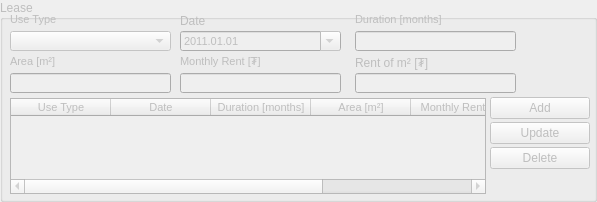
    <widget class="QGroupBox" name="i_lease_gbox">
     <property name="enabled">
      <bool>false</bool>
     </property>
     <property name="geometry">
      <rect>
       <x>233</x>
       <y>157</y>
       <width>597</width>
       <height>202</height>
      </rect>
     </property>
     <property name="title">
      <string>Lease</string>
     </property>
     <widget class="QLabel" name="label_77">
      <property name="geometry">
       <rect>
        <x>180</x>
        <y>11</y>
        <width>156</width>
        <height>20</height>
       </rect>
      </property>
      <property name="minimumSize">
       <size>
        <width>0</width>
        <height>20</height>
       </size>
      </property>
      <property name="maximumSize">
       <size>
        <width>16777215</width>
        <height>20</height>
       </size>
      </property>
      <property name="text">
       <string>Date</string>
      </property>
     </widget>
     <widget class="QDateEdit" name="i_lease_dateEdit">
      <property name="geometry">
       <rect>
        <x>180</x>
        <y>31</y>
        <width>161</width>
        <height>20</height>
       </rect>
      </property>
      <property name="minimumSize">
       <size>
        <width>0</width>
        <height>20</height>
       </size>
      </property>
      <property name="maximumSize">
       <size>
        <width>16777215</width>
        <height>20</height>
       </size>
      </property>
      <property name="font">
       <font>
        <pointsize>8</pointsize>
       </font>
      </property>
      <property name="dateTime">
       <datetime>
        <hour>0</hour>
        <minute>0</minute>
        <second>0</second>
        <year>2011</year>
        <month>1</month>
        <day>1</day>
       </datetime>
      </property>
      <property name="displayFormat">
       <string>yyyy.MM.dd</string>
      </property>
      <property name="calendarPopup">
       <bool>true</bool>
      </property>
     </widget>
     <widget class="QPushButton" name="i_lease_add_button">
      <property name="geometry">
       <rect>
        <x>490</x>
        <y>97</y>
        <width>100</width>
        <height>22</height>
       </rect>
      </property>
      <property name="sizePolicy">
       <sizepolicy hsizetype="Fixed" vsizetype="Fixed">
        <horstretch>0</horstretch>
        <verstretch>0</verstretch>
       </sizepolicy>
      </property>
      <property name="minimumSize">
       <size>
        <width>0</width>
        <height>22</height>
       </size>
      </property>
      <property name="maximumSize">
       <size>
        <width>100</width>
        <height>22</height>
       </size>
      </property>
      <property name="text">
       <string>Add</string>
      </property>
     </widget>
     <widget class="QPushButton" name="i_lease_update_button">
      <property name="geometry">
       <rect>
        <x>490</x>
        <y>122</y>
        <width>100</width>
        <height>22</height>
       </rect>
      </property>
      <property name="sizePolicy">
       <sizepolicy hsizetype="Fixed" vsizetype="Fixed">
        <horstretch>0</horstretch>
        <verstretch>0</verstretch>
       </sizepolicy>
      </property>
      <property name="minimumSize">
       <size>
        <width>0</width>
        <height>22</height>
       </size>
      </property>
      <property name="maximumSize">
       <size>
        <width>100</width>
        <height>22</height>
       </size>
      </property>
      <property name="text">
       <string>Update</string>
      </property>
     </widget>
     <widget class="QPushButton" name="i_lease_delete_button">
      <property name="geometry">
       <rect>
        <x>490</x>
        <y>147</y>
        <width>100</width>
        <height>22</height>
       </rect>
      </property>
      <property name="minimumSize">
       <size>
        <width>0</width>
        <height>22</height>
       </size>
      </property>
      <property name="maximumSize">
       <size>
        <width>100</width>
        <height>22</height>
       </size>
      </property>
      <property name="text">
       <string>Delete</string>
      </property>
     </widget>
     <widget class="QLabel" name="decisionDateLabel_8">
      <property name="geometry">
       <rect>
        <x>355</x>
        <y>6</y>
        <width>157</width>
        <height>20</height>
       </rect>
      </property>
      <property name="minimumSize">
       <size>
        <width>0</width>
        <height>20</height>
       </size>
      </property>
      <property name="maximumSize">
       <size>
        <width>16777215</width>
        <height>20</height>
       </size>
      </property>
      <property name="font">
       <font>
        <pointsize>8</pointsize>
       </font>
      </property>
      <property name="text">
       <string>Duration [months]</string>
      </property>
      <property name="alignment">
       <set>Qt::AlignBottom|Qt::AlignLeading|Qt::AlignLeft</set>
      </property>
     </widget>
     <widget class="QLineEdit" name="i_lease_duration_edit">
      <property name="geometry">
       <rect>
        <x>355</x>
        <y>31</y>
        <width>161</width>
        <height>20</height>
       </rect>
      </property>
      <property name="minimumSize">
       <size>
        <width>0</width>
        <height>20</height>
       </size>
      </property>
      <property name="maximumSize">
       <size>
        <width>16777215</width>
        <height>20</height>
       </size>
      </property>
      <property name="font">
       <font>
        <pointsize>8</pointsize>
       </font>
      </property>
     </widget>
     <widget class="QTableWidget" name="i_lease_twidget">
      <property name="geometry">
       <rect>
        <x>10</x>
        <y>98</y>
        <width>476</width>
        <height>96</height>
       </rect>
      </property>
      <property name="font">
       <font>
        <pointsize>8</pointsize>
       </font>
      </property>
      <column>
       <property name="text">
        <string>Use Type</string>
       </property>
      </column>
      <column>
       <property name="text">
        <string>Date</string>
       </property>
      </column>
      <column>
       <property name="text">
        <string>Duration [months]</string>
       </property>
      </column>
      <column>
       <property name="text">
        <string>Area [m²]</string>
       </property>
      </column>
      <column>
       <property name="text">
        <string>Monthly Rent [₮]</string>
       </property>
      </column>
      <column>
       <property name="text">
        <string>Rent of m² [₮]</string>
       </property>
      </column>
     </widget>
     <widget class="QLabel" name="applicationDateLabel_31">
      <property name="geometry">
       <rect>
        <x>10</x>
        <y>6</y>
        <width>175</width>
        <height>20</height>
       </rect>
      </property>
      <property name="minimumSize">
       <size>
        <width>0</width>
        <height>20</height>
       </size>
      </property>
      <property name="maximumSize">
       <size>
        <width>16777215</width>
        <height>20</height>
       </size>
      </property>
      <property name="font">
       <font>
        <pointsize>8</pointsize>
       </font>
      </property>
      <property name="text">
       <string>Use Type</string>
      </property>
      <property name="alignment">
       <set>Qt::AlignBottom|Qt::AlignLeading|Qt::AlignLeft</set>
      </property>
     </widget>
     <widget class="QLabel" name="decisionDateLabel_25">
      <property name="geometry">
       <rect>
        <x>180</x>
        <y>48</y>
        <width>157</width>
        <height>20</height>
       </rect>
      </property>
      <property name="minimumSize">
       <size>
        <width>0</width>
        <height>20</height>
       </size>
      </property>
      <property name="maximumSize">
       <size>
        <width>16777215</width>
        <height>20</height>
       </size>
      </property>
      <property name="font">
       <font>
        <pointsize>8</pointsize>
       </font>
      </property>
      <property name="text">
       <string>Monthly Rent [₮]</string>
      </property>
      <property name="alignment">
       <set>Qt::AlignBottom|Qt::AlignLeading|Qt::AlignLeft</set>
      </property>
     </widget>
     <widget class="QLabel" name="applicationDateLabel_32">
      <property name="geometry">
       <rect>
        <x>10</x>
        <y>48</y>
        <width>175</width>
        <height>20</height>
       </rect>
      </property>
      <property name="minimumSize">
       <size>
        <width>0</width>
        <height>20</height>
       </size>
      </property>
      <property name="maximumSize">
       <size>
        <width>16777215</width>
        <height>20</height>
       </size>
      </property>
      <property name="font">
       <font>
        <pointsize>8</pointsize>
       </font>
      </property>
      <property name="text">
       <string>Area [m²]</string>
      </property>
      <property name="alignment">
       <set>Qt::AlignBottom|Qt::AlignLeading|Qt::AlignLeft</set>
      </property>
     </widget>
     <widget class="QLineEdit" name="i_lease_month_edit">
      <property name="geometry">
       <rect>
        <x>180</x>
        <y>73</y>
        <width>161</width>
        <height>20</height>
       </rect>
      </property>
      <property name="minimumSize">
       <size>
        <width>0</width>
        <height>20</height>
       </size>
      </property>
      <property name="maximumSize">
       <size>
        <width>16777215</width>
        <height>20</height>
       </size>
      </property>
      <property name="font">
       <font>
        <pointsize>8</pointsize>
       </font>
      </property>
     </widget>
     <widget class="QLabel" name="label_78">
      <property name="geometry">
       <rect>
        <x>355</x>
        <y>53</y>
        <width>151</width>
        <height>20</height>
       </rect>
      </property>
      <property name="minimumSize">
       <size>
        <width>0</width>
        <height>20</height>
       </size>
      </property>
      <property name="maximumSize">
       <size>
        <width>16777215</width>
        <height>20</height>
       </size>
      </property>
      <property name="text">
       <string>Rent of m² [₮]</string>
      </property>
     </widget>
     <widget class="QLineEdit" name="i_lease_area_edit">
      <property name="geometry">
       <rect>
        <x>10</x>
        <y>73</y>
        <width>161</width>
        <height>20</height>
       </rect>
      </property>
      <property name="minimumSize">
       <size>
        <width>0</width>
        <height>20</height>
       </size>
      </property>
      <property name="maximumSize">
       <size>
        <width>16777215</width>
        <height>20</height>
       </size>
      </property>
      <property name="font">
       <font>
        <pointsize>8</pointsize>
       </font>
      </property>
     </widget>
     <widget class="QLineEdit" name="i_lease_rent_of_m2">
      <property name="geometry">
       <rect>
        <x>355</x>
        <y>73</y>
        <width>161</width>
        <height>20</height>
       </rect>
      </property>
      <property name="minimumSize">
       <size>
        <width>0</width>
        <height>20</height>
       </size>
      </property>
      <property name="maximumSize">
       <size>
        <width>16777215</width>
        <height>20</height>
       </size>
      </property>
      <property name="font">
       <font>
        <pointsize>8</pointsize>
       </font>
      </property>
     </widget>
     <widget class="QComboBox" name="i_lease_use_type_cbox">
      <property name="geometry">
       <rect>
        <x>10</x>
        <y>31</y>
        <width>161</width>
        <height>20</height>
       </rect>
      </property>
      <property name="minimumSize">
       <size>
        <width>0</width>
        <height>20</height>
       </size>
      </property>
      <property name="maximumSize">
       <size>
        <width>16777215</width>
        <height>20</height>
       </size>
      </property>
     </widget>
    </widget>
